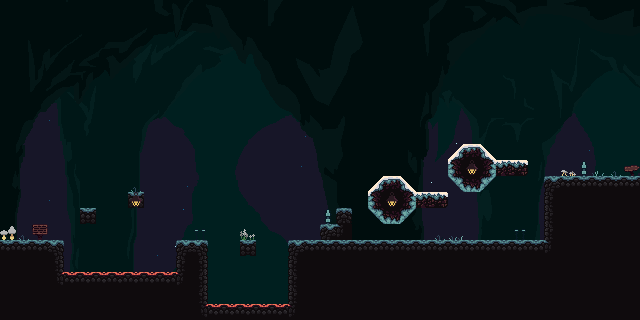

A level layout from a 2D game, rendered from its tile map. Below: a short description, then the map file with tile-grid data replaced by summaries:
An orthogonal 40x20 tile map with 16x16 px tiles, 2 tile layers (décor 2, décor 1), 3 tilesets and 86 objects.

<map version="1.10" tiledversion="1.12.1" orientation="orthogonal" renderorder="right-down" width="40" height="20" tilewidth="16" tileheight="16" infinite="0" nextlayerid="4" nextobjectid="111">
 <tileset firstgid="1" source="ent1.tsx" />
 <tileset firstgid="801" source="Basic Tiles Only.tsx" />
 <tileset firstgid="5617" source="on_verra.tsx" />
 <objectgroup id="2" name="collisions">
  <object id="1" x="0" y="240" width="64" height="16" />
  <object id="2" x="50" y="241.333" width="14" height="46.6667" />
  <object id="3" x="57.6667" y="272" width="131.333" height="13.6667" />
  <object id="4" x="176" y="240" width="14.6667" height="42.3333" />
  <object id="6" x="197.333" y="240.667" width="10.6667" height="79.3333" />
  <object id="7" x="208" y="304" width="80" height="16" />
  <object id="8" x="288" y="240" width="17" height="63.6667" />
  <object id="9" x="288" y="240" width="272" height="16" />
  <object id="10" x="544" y="176" width="17" height="62.6667" />
  <object id="11" x="545.667" y="176" width="94.3333" height="14.3333" />
  <object id="12" x="80" y="208" width="16" height="14.6667" />
  <object id="14" x="128" y="192" width="16" height="16" />
  <object id="15" x="240" y="240" width="16" height="15.3333" />
  <object id="16" x="383.333" y="176" width="16.6667" height="48" />
  <object id="19" x="368" y="192" width="48" height="17.3333" />
  <object id="20" x="369.063" y="190" width="14.8125" height="2.125" />
  <object id="21" x="370.938" y="187.875" width="12.875" height="2.0625" />
  <object id="22" x="373" y="186.063" width="10.8125" height="1.75" />
  <object id="23" x="375" y="183.875" width="8.875" height="2.125" />
  <object id="24" x="377" y="181.938" width="6.875" height="1.8125" />
  <object id="25" x="378.875" y="179.938" width="5.25" height="1.9375" />
  <object id="26" x="381" y="177.938" width="3.0625" height="1.8125" />
  <object id="27" x="383" y="175.875" width="1" height="1.9375" />
  <object id="44" x="369" y="207.826" width="14.9565" height="2.08696" />
  <object id="45" x="371" y="210" width="13.1304" height="1.86957" />
  <object id="46" x="372.957" y="212" width="11.2174" height="1.95652" />
  <object id="47" x="374.957" y="214.087" width="9.30435" height="1.86957" />
  <object id="48" x="377" y="216.087" width="7.34783" height="1.86957" />
  <object id="49" x="378.957" y="218" width="5.43478" height="2" />
  <object id="50" x="380.913" y="219.739" width="3.69565" height="2.21739" />
  <object id="51" x="383" y="222" width="1.17391" height="1.86957" />
  <object id="52" x="399.87" y="207.739" width="15.1739" height="2.26087" />
  <object id="53" x="398.174" y="208.696" width="14.6957" height="3.21739" />
  <object id="54" x="395.478" y="210.391" width="15.4783" height="3.6087" />
  <object id="55" x="393.565" y="212.391" width="15.4348" height="3.47826" />
  <object id="56" x="391.87" y="214.217" width="15.087" height="3.69565" />
  <object id="57" x="393.435" y="217.957" width="11.5652" height="1.95652" />
  <object id="58" x="389.783" y="219.913" width="13.1739" height="2.04348" />
  <object id="59" x="399.304" y="218.87" width="1.65217" height="5.13043" />
  <object id="60" x="400.348" y="189.957" width="14.6957" height="2.04348" />
  <object id="61" x="400.348" y="188" width="12.6522" height="1.86957" />
  <object id="62" x="400.87" y="186.043" width="10.1304" height="1.91304" />
  <object id="63" x="400.261" y="183.957" width="8.69565" height="2" />
  <object id="64" x="396.478" y="182" width="10.3913" height="1.86957" />
  <object id="65" x="390.87" y="180" width="14.1739" height="1.91304" />
  <object id="66" x="395.087" y="177.957" width="7.78261" height="1.91304" />
  <object id="67" x="395.174" y="175.957" width="5.86957" height="1.86957" />
  <object id="68" x="463.458" y="143.937" width="16.6667" height="48" />
  <object id="69" x="448.125" y="159.937" width="48" height="17.3333" />
  <object id="70" x="449.188" y="157.937" width="14.8125" height="2.125" />
  <object id="71" x="451.063" y="155.812" width="12.875" height="2.0625" />
  <object id="72" x="453.125" y="154" width="10.8125" height="1.75" />
  <object id="73" x="455.125" y="151.812" width="8.875" height="2.125" />
  <object id="74" x="457.125" y="149.875" width="6.875" height="1.8125" />
  <object id="75" x="459" y="147.875" width="5.25" height="1.9375" />
  <object id="76" x="461.125" y="145.875" width="3.0625" height="1.8125" />
  <object id="77" x="463.125" y="143.812" width="1" height="1.9375" />
  <object id="78" x="449.125" y="175.763" width="14.9565" height="2.08696" />
  <object id="79" x="451.125" y="177.937" width="13.1304" height="1.86957" />
  <object id="80" x="453.082" y="179.937" width="11.2174" height="1.95652" />
  <object id="81" x="455.082" y="182.024" width="9.30435" height="1.86957" />
  <object id="82" x="457.125" y="184.024" width="7.34783" height="1.86957" />
  <object id="83" x="459.082" y="185.937" width="5.43478" height="2" />
  <object id="84" x="461.038" y="187.676" width="3.69565" height="2.21739" />
  <object id="85" x="463.125" y="189.937" width="1.17391" height="1.86957" />
  <object id="86" x="479.995" y="175.676" width="15.1739" height="2.26087" />
  <object id="87" x="478.299" y="176.633" width="14.6957" height="3.21739" />
  <object id="88" x="475.603" y="178.328" width="15.4783" height="3.6087" />
  <object id="89" x="473.69" y="180.328" width="15.4348" height="3.47826" />
  <object id="90" x="471.995" y="182.154" width="15.087" height="3.69565" />
  <object id="91" x="473.56" y="185.894" width="11.5652" height="1.95652" />
  <object id="92" x="469.908" y="187.85" width="13.1739" height="2.04348" />
  <object id="93" x="479.429" y="186.807" width="1.65217" height="5.13043" />
  <object id="94" x="480.473" y="157.894" width="14.6957" height="2.04348" />
  <object id="95" x="480.473" y="155.937" width="12.6522" height="1.86957" />
  <object id="96" x="480.995" y="153.98" width="10.1304" height="1.91304" />
  <object id="97" x="480.386" y="151.894" width="8.69565" height="2" />
  <object id="98" x="476.603" y="149.937" width="10.3913" height="1.86957" />
  <object id="99" x="470.995" y="147.937" width="14.1739" height="1.91304" />
  <object id="100" x="475.212" y="145.894" width="7.78261" height="1.91304" />
  <object id="101" x="475.299" y="143.894" width="5.86957" height="1.86957" />
  <object id="102" x="176.063" y="240" width="31.9375" height="11.6875" />
  <object id="105" x="496" y="160" width="32" height="16" />
  <object id="106" x="320" y="224" width="32" height="16" />
  <object id="108" x="336" y="208" width="15.6364" height="30.9091" />
  <object id="110" x="416.375" y="192.125" width="31.625" height="15.875" />
 </objectgroup>
 <layer id="1" name="décor 2" width="40" height="20">
  <data>[800 cells, 800 non-empty, 800 distinct tile ids]</data>
 </layer>
 <layer id="3" name="décor 1" width="40" height="20">
  <data>[800 cells, 7 non-empty, 3 distinct tile ids]</data>
 </layer>
</map>
